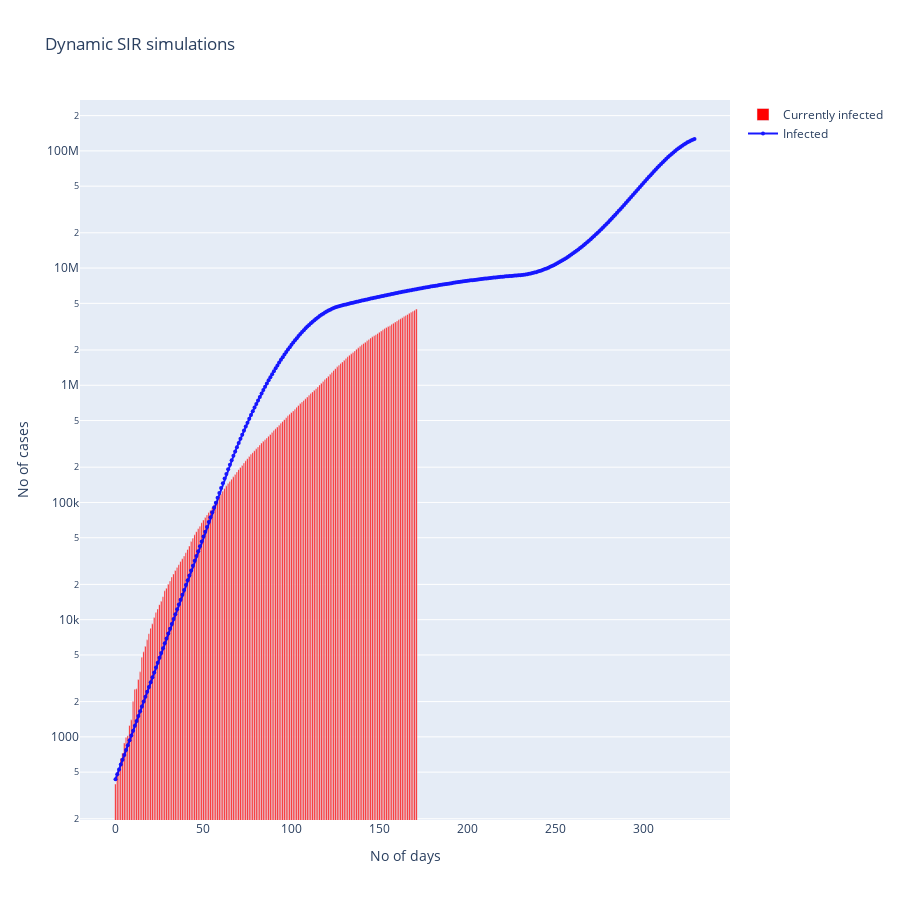

Write notebook code for a chart like this one.
### Code cell
sim_fig = go.Figure()
sim_fig.add_trace(go.Bar(x=np.arange(len(ydata)),
                                y=ydata, 
                                name='Currently infected',
                                orientation = 'v',marker_color = 'red'
                                 )
                     )
sim_fig.add_trace(go.Scatter(x=propagation_rates.index,
                                y=propagation_rates['infected'],
                                mode='markers+lines',
                                opacity=0.9,
                                line_width=2,
                                marker_size=4,
                                marker_color = 'blue',
                                name='Infected'
                                 )
                     )

## defines the overall layout properties
sim_fig.update_layout(
    xaxis_title="No of days",
    yaxis_title="No of cases",
    title = "Dynamic SIR simulations",
    height=900
)
sim_fig.update_layout(
    hoverlabel=dict(
        bgcolor="white", 
        font_size=16
    )
)
sim_fig.update_xaxes(nticks = 15,showspikes=True,spikecolor="grey")
sim_fig.update_yaxes(showspikes=True,spikecolor="grey",type="log")
sim_fig.show()

### Figure 1 — Plotly figure (JSON) as saved in the notebook; plotly's stock layout.template omitted (floating-point values rounded to 4 significant figures; data arrays with more than 128 entries replaced by an {"elided": "..."} marker saying what was removed)
{"data": [{"marker": {"color": "red"}, "name": "Currently infected", "orientation": "v", "type": "bar", "x": {"elided": "172 int values"}, "y": {"elided": "172 int values"}}, {"line": {"width": 2}, "marker": {"color": "blue", "size": 4}, "mode": "markers+lines", "name": "Infected", "opacity": 0.9, "type": "scatter", "x": {"elided": "330 int values"}, "y": {"elided": "330 float values"}}], "layout": {"height": 900, "hoverlabel": {"bgcolor": "white", "font": {"size": 16}}, "title": {"text": "Dynamic SIR simulations"}, "xaxis": {"nticks": 15, "showspikes": true, "spikecolor": "grey", "title": {"text": "No of days"}}, "yaxis": {"showspikes": true, "spikecolor": "grey", "title": {"text": "No of cases"}, "type": "log"}}}
